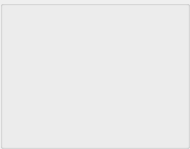
       <widget class="QGroupBox" name="groupBox9">
        <property name="minimumSize">
         <size>
          <width>190</width>
          <height>149</height>
         </size>
        </property>
        <property name="maximumSize">
         <size>
          <width>190</width>
          <height>142</height>
         </size>
        </property>
        <property name="title">
         <string/>
        </property>
        <widget class="MyNameLabel" name="label_PlayerName9">
         <property name="geometry">
          <rect>
           <x>70</x>
           <y>117</y>
           <width>104</width>
           <height>14</height>
          </rect>
         </property>
         <property name="minimumSize">
          <size>
           <width>0</width>
           <height>14</height>
          </size>
         </property>
         <property name="maximumSize">
          <size>
           <width>16777215</width>
           <height>14</height>
          </size>
         </property>
         <property name="alignment">
          <set>Qt::AlignLeading|Qt::AlignLeft|Qt::AlignTop</set>
         </property>
         <property name="openExternalLinks">
          <bool>true</bool>
         </property>
        </widget>
        <widget class="MySetLabel" name="textLabel_Set9">
         <property name="geometry">
          <rect>
           <x>70</x>
           <y>10</y>
           <width>104</width>
           <height>14</height>
          </rect>
         </property>
         <property name="minimumSize">
          <size>
           <width>0</width>
           <height>14</height>
          </size>
         </property>
         <property name="maximumSize">
          <size>
           <width>16777215</width>
           <height>14</height>
          </size>
         </property>
         <property name="alignment">
          <set>Qt::AlignBottom|Qt::AlignHCenter</set>
         </property>
        </widget>
        <widget class="MyCashLabel" name="textLabel_Cash9">
         <property name="geometry">
          <rect>
           <x>70</x>
           <y>104</y>
           <width>104</width>
           <height>12</height>
          </rect>
         </property>
         <property name="minimumSize">
          <size>
           <width>35</width>
           <height>12</height>
          </size>
         </property>
         <property name="maximumSize">
          <size>
           <width>16777215</width>
           <height>12</height>
          </size>
         </property>
        </widget>
        <widget class="QLabel" name="textLabel_Button9">
         <property name="geometry">
          <rect>
           <x>18</x>
           <y>16</y>
           <width>40</width>
           <height>42</height>
          </rect>
         </property>
         <property name="minimumSize">
          <size>
           <width>40</width>
           <height>42</height>
          </size>
         </property>
         <property name="maximumSize">
          <size>
           <width>40</width>
           <height>42</height>
          </size>
         </property>
         <property name="text">
          <string/>
         </property>
         <property name="scaledContents">
          <bool>true</bool>
         </property>
        </widget>
        <widget class="MyCardsPixmapLabel" name="pixmapLabel_card9a">
         <property name="geometry">
          <rect>
           <x>86</x>
           <y>26</y>
           <width>48</width>
           <height>76</height>
          </rect>
         </property>
         <property name="scaledContents">
          <bool>true</bool>
         </property>
        </widget>
        <widget class="MyCardsPixmapLabel" name="pixmapLabel_card9b">
         <property name="geometry">
          <rect>
           <x>110</x>
           <y>26</y>
           <width>48</width>
           <height>76</height>
          </rect>
         </property>
         <property name="scaledContents">
          <bool>true</bool>
         </property>
        </widget>
        <widget class="MyStatusLabel" name="textLabel_Status9">
         <property name="geometry">
          <rect>
           <x>67</x>
           <y>43</y>
           <width>111</width>
           <height>40</height>
          </rect>
         </property>
         <property name="minimumSize">
          <size>
           <width>0</width>
           <height>20</height>
          </size>
         </property>
         <property name="text">
          <string/>
         </property>
         <property name="alignment">
          <set>Qt::AlignCenter</set>
         </property>
        </widget>
        <widget class="QLabel" name="label_playerTip9">
         <property name="geometry">
          <rect>
           <x>0</x>
           <y>0</y>
           <width>181</width>
           <height>141</height>
          </rect>
         </property>
         <property name="sizePolicy">
          <sizepolicy hsizetype="Expanding" vsizetype="Expanding">
           <horstretch>0</horstretch>
           <verstretch>0</verstretch>
          </sizepolicy>
         </property>
         <property name="minimumSize">
          <size>
           <width>181</width>
           <height>141</height>
          </size>
         </property>
         <property name="text">
          <string notr="true"/>
         </property>
        </widget>
       </widget>
